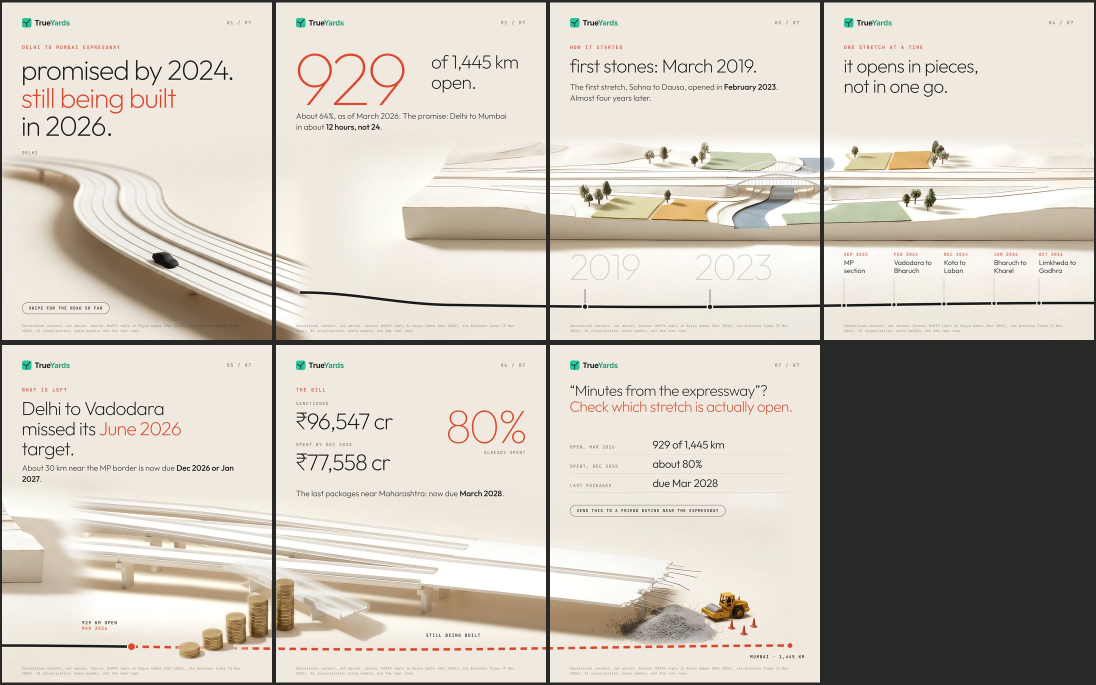
#> input picture drafts/expressway-carousel/ex-sheet.jpg, 2192 x 1370 px, given in place of 2026-11-18-carousel-1-4k.jpg, which was not available (shown at 1/2 size)
$ python proc.py
#> lines starting #> are read from the running program, lines starting #| are printed output that depends on the picture
# Flat-field each image to the bone field #EFE9DF (robust 2D background fit) and feather edges.
import numpy as np
from PIL import Image, ImageFilter
Image.MAX_IMAGE_PIXELS=None
M='/home/claude/trueyards-media/library/media/2026-11-18-carousel-%d-4k.jpg'
O='/home/claude/trueyards-media/drafts/expressway-carousel/img/'
BONE=np.array([239,233,223],float)
def bgfit(a,deg=3,it=5):
    h,w,_=a.shape; s=np.asarray(Image.fromarray(a.astype('uint8')).resize((96,max(8,int(96*h/w))),Image.BOX)).astype(float)
    sh,sw,_=s.shape; yy,xx=np.mgrid[0:sh,0:sw]; X=(xx/(sw-1)).ravel(); Y=(yy/(sh-1)).ravel()
    A=np.stack([X**i*Y**j for i in range(deg+1) for j in range(deg+1-i)],1)
    keep=np.ones(len(X),bool); P=s.reshape(-1,3)
    for _ in range(it):
        c,*_=np.linalg.lstsq(A[keep],P[keep],rcond=None); r=np.abs(P-A@c).sum(1)
        keep=r<max(12,np.percentile(r[keep],60)*1.5)
    yy,xx=np.mgrid[0:h,0:w]; X=xx/(w-1); Y=yy/(h-1)
    out=np.zeros((h,w,3))
    for n,(i,j) in enumerate([(i,j) for i in range(deg+1) for j in range(deg+1-i)]): out+= (X**i*Y**j)[...,None]*c[n]
    return out
def ramp(n,f,ends=(1,1)):
    t=np.ones(n); m=int(n*f); x=np.linspace(0,1,m); s=x*x*(3-2*x)
    if ends[0]: t[:m]=s
    if ends[1]: t[-m:]=np.minimum(t[-m:],s[::-1])
    return t
def proc(k,box,out,maxw,fe=(.1,.1,.1,.1),cut=False):
    im=Image.open(M%k).convert('RGB'); W,H=im.size
    im=im.crop((int(box[0]*W),int(box[1]*H),int(box[2]*W),int(box[3]*H)))
    if im.width>maxw: im=im.resize((maxw,int(im.height*maxw/im.width)),Image.LANCZOS)
    a=np.asarray(im).astype(float); bg=bgfit(a)
    o=(a*BONE/np.clip(bg,1,None)).clip(0,255); h,w,_=o.shape
    l,t,r,b=fe
    al=np.outer(np.minimum(ramp(h,t,(1,0)) if t else 1,ramp(h,b,(0,1)) if b else 1)*np.ones(h),1) if False else None
    ry=np.ones(h); rx=np.ones(w)
    if t: ry=np.minimum(ry,ramp(h,t,(1,0)))
    if b: ry=np.minimum(ry,ramp(h,b,(0,1)))
    if l: rx=np.minimum(rx,ramp(w,l,(1,0)))
    if r: rx=np.minimum(rx,ramp(w,r,(0,1)))
    al=np.outer(ry,rx)
    if cut:  # object cutout: alpha from difference to the field, soft
        d=np.abs(o-BONE).sum(2); m=np.clip((d-10)/30,0,1)
        mi=Image.fromarray((m*255).astype('uint8')).filter(ImageFilter.MaxFilter(9)).filter(ImageFilter.GaussianBlur(14))
        al=al*np.asarray(mi)/255
    Image.fromarray(np.dstack([o,al*255]).astype('uint8'),'RGBA').save(O+out)
    print(out,o.shape[1],o.shape[0])
proc(1,(0,.36,1,1),'cover.png',3000,(.12,.08,.10,0))
#> in proc, im is the input picture: PIL image 2192x1370 RGB; mean R, G, B 200.2, 193.4, 183.7
#> after the loop in bgfit, `for n,(i,j) in enumerate([(i,j) for i in range(deg+1) for j in range(d..`:
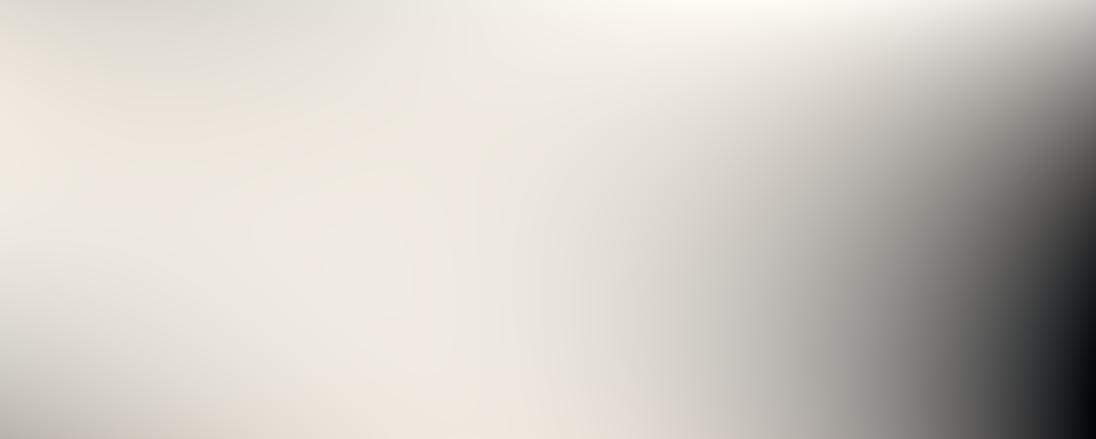
#> out: shape (877, 2192, 3) float64 (shown at 1/2 size); mean of channels 0, 1, 2 200.3, 194.6, 186.7; drawn with min black and max white
#| cover.png 2192 877
proc(2,(0,.36,1,1),'panoA.png',6336,(.07,.10,.07,.12))
#> call 2 of proc, with k = 2, box = (0, 0.36, 1, 1), out = 'panoA.png', maxw = 6336, fe = (0.07, 0.1, 0.07, 0.12), cut = False
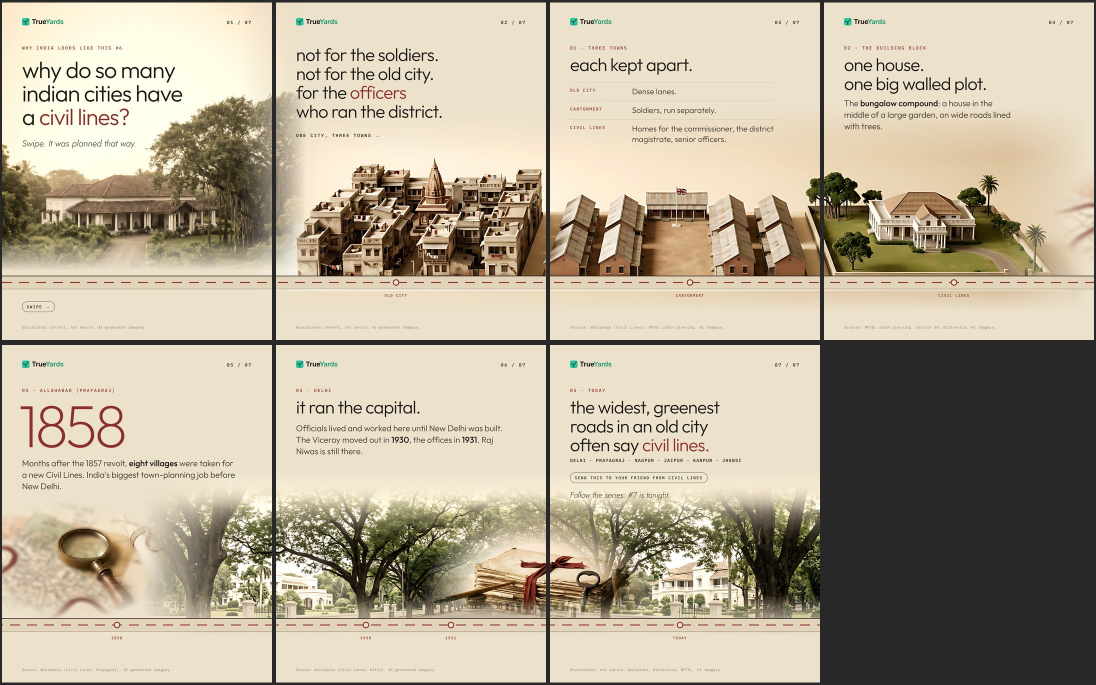
#> input picture drafts/carousel-2026-11-28-civil-lines/build-sheet.jpg, 2192 x 1370 px, given in place of 2026-11-18-carousel-2-4k.jpg, which was not available (shown at 1/2 size)
#> in proc, im is the input picture: PIL image 2192x1370 RGB; mean R, G, B 181.3, 170.5, 149.8
#> call 2 of bgfit, with deg = 3, it = 5
#> after the loop in bgfit (call 2), `for n,(i,j) in enumerate([(i,j) for i in range(deg+1) for j in range(d..`:
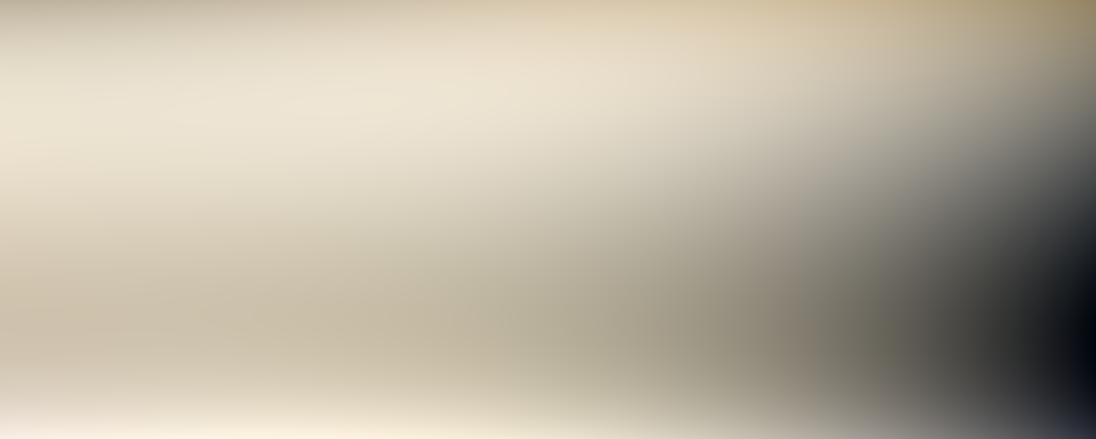
#> out: shape (877, 2192, 3) float64 (shown at 1/2 size); mean of channels 0, 1, 2 180.5, 170.7, 150.7; drawn with min black and max white
#> in proc (call 2), `Image.fromarray(np.dstack([o,al*255]).astype('uint8'),'RGBA').save(O+o..`:
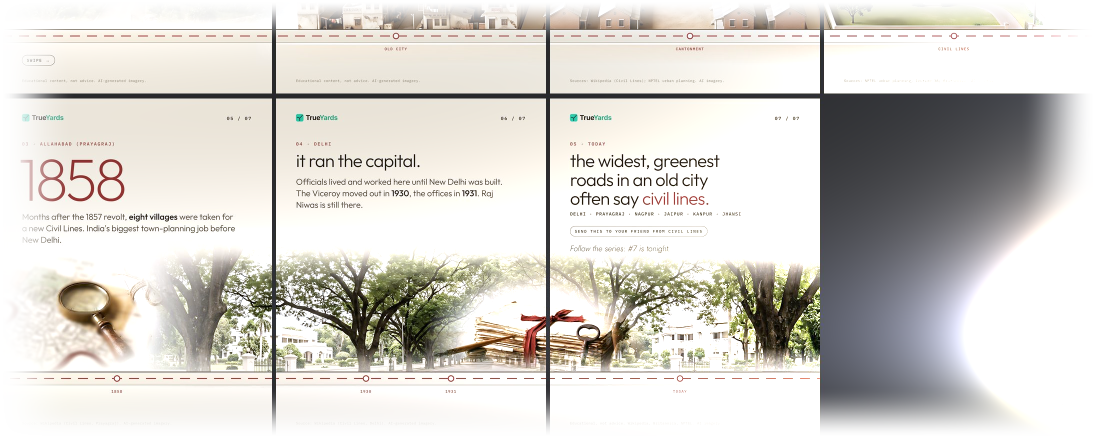
#> saved as panoA.png: PIL image 2192x877 RGBA (shown at 1/2 size); mean R, G, B, A 204.5, 200.6, 193.3, 211.1; transparent parts drawn white
#| panoA.png 2192 877
proc(3,(0,.28,1,.82),'panoB.png',6336,(.06,.12,.04,.12))
#> call 3 of proc, with k = 3, box = (0, 0.28, 1, 0.82), out = 'panoB.png', maxw = 6336, fe = (0.06, 0.12, 0.04, 0.12), cut = False
#> in proc (call 3), `im=im.crop((int(box[0]*W),int(box[1]*H),int(box[2]*W),int(box[3]*H)))`:
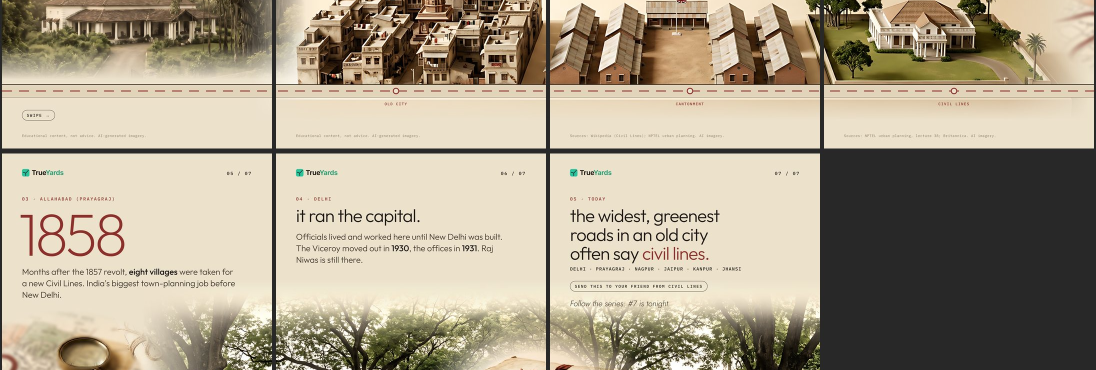
#> im: PIL image 2192x740 RGB (shown at 1/2 size); mean R, G, B 170.5, 159.3, 138.7
#> call 3 of bgfit, with deg = 3, it = 5
#> after the loop in bgfit (call 3), `for n,(i,j) in enumerate([(i,j) for i in range(deg+1) for j in range(d..`:
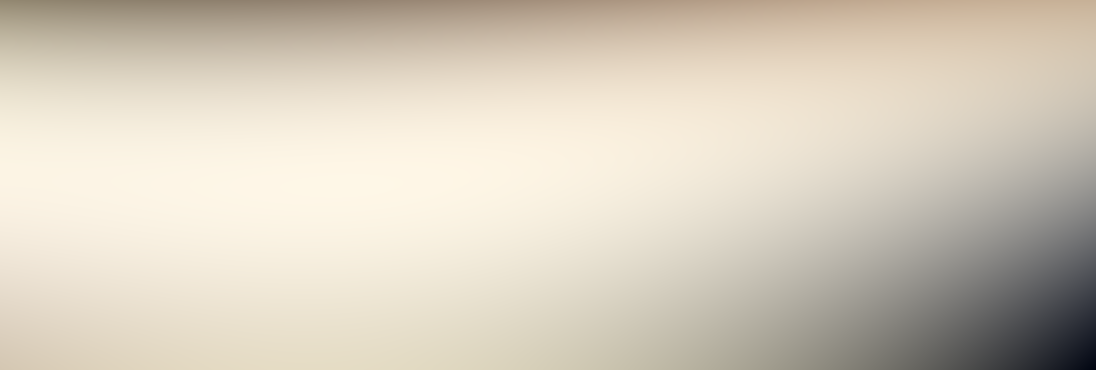
#> out: shape (740, 2192, 3) float64 (shown at 1/2 size); mean of channels 0, 1, 2 186.6, 174.6, 153.3; drawn with min black and max white
#> in proc (call 3), `Image.fromarray(np.dstack([o,al*255]).astype('uint8'),'RGBA').save(O+o..`:
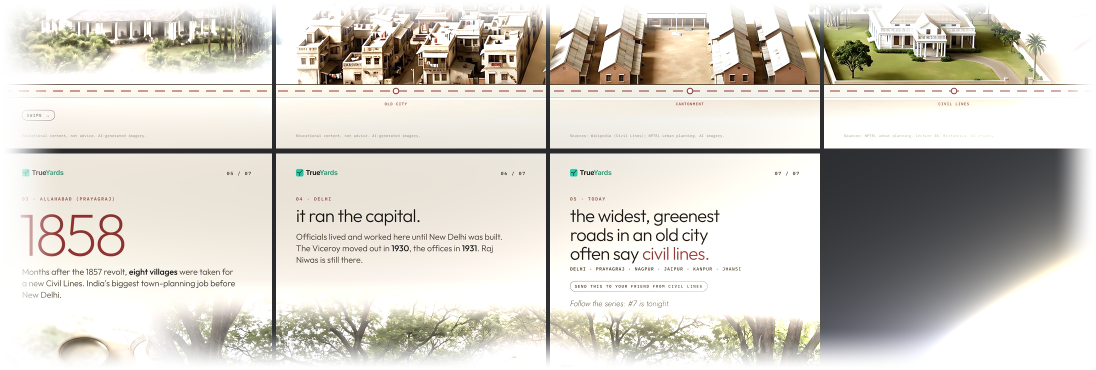
#> saved as panoB.png: PIL image 2192x740 RGBA (shown at 1/2 size); mean R, G, B, A 201.4, 196.5, 186.7, 213.4; transparent parts drawn white
#| panoB.png 2192 740
proc(4,(0,.44,.95,.95),'coins.png',2400,(.05,.05,.05,.05),cut=True)
#> (the run stopped early here; a loop or call above may not have finished)
